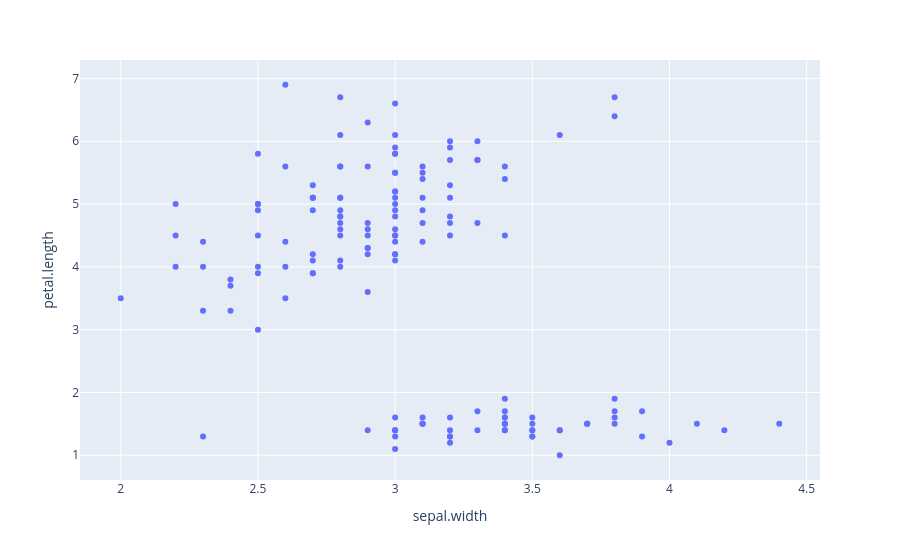

Write notebook code for a chart like this one.
### Code cell
df.plot.scatter(x='sepal.width', y='petal.length')

### Figure 1 — Plotly figure (JSON) as saved in the notebook; plotly's stock layout.template omitted (floating-point values rounded to 4 significant figures; data arrays with more than 128 entries replaced by an {"elided": "..."} marker saying what was removed)
{"data": [{"hovertemplate": "sepal.width=%{x}<br>petal.length=%{y}<extra></extra>", "legendgroup": "", "marker": {"color": "#636efa", "symbol": "circle"}, "mode": "markers", "name": "", "orientation": "v", "showlegend": false, "type": "scatter", "x": {"elided": "150 float values"}, "xaxis": "x", "y": {"elided": "150 float values"}, "yaxis": "y"}], "layout": {"legend": {"tracegroupgap": 0}, "margin": {"t": 60}, "xaxis": {"anchor": "y", "domain": [0, 1], "title": {"text": "sepal.width"}}, "yaxis": {"anchor": "x", "domain": [0, 1], "title": {"text": "petal.length"}}}}
